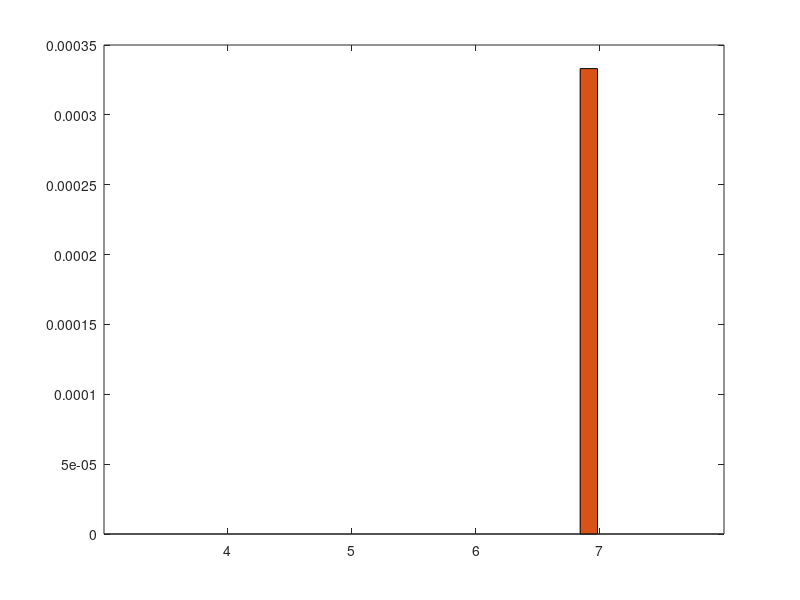

Source code (MATLAB): (Note: this script raises an error after producing the figure.)
clear; close all; clc
textSize = 16;
linewid = 1;


% -----------------------------------
% Impact of episode
% mobile_indoor stationary_indoor mobile_outdoor stationary_outdoor

% kleImpBMR = [0 0 0 0; 0 4.3e-6 9.42e-6 3.77e-5; 0 0 0 0; 0 0 0 3.4e-6 ];
kleImpBMR = [0 0 0 0; 0 0 0 0; 0 0 0 0; 0 1-0.999666889 0 0];
kleImpKMR = [0 0 0 0; 0 0 0 0; 0 0 0 0; 0 1-0.993630573 0 0];
epi = [4, 5, 6, 7];
kle = [16, 32, 64, 128];

figure(2)
bar(epi, kleImpBMR(1:4,:), 'grouped')
hold on
ax = gca;
ax.YAxis.FontSize = 13;
ax.XAxis.FontSize = 13;
ax.YAxis.FontWeight = 'bold';
ax.XAxis.FontWeight = 'bold';
xticklabels({'16','32','64','128'})
ylim([0 0.0006])
legend('Mobile Indoor','Stationary Indoor', 'Mobile Outdoor', 'Stationary Outdoor', 'FontSize',textSize, 'FontWeight','bold', 'Location','northeast')
xlabel('# of Episodes', 'FontSize', 15, 'FontWeight','bold')
ylabel('BMR', 'FontSize',15, 'FontWeight','bold')
print('kleImpBMR','-depsc')


% figure(211)
% bar(epi, kleImpBMR(1:2,:), 'grouped')
% hold on
% ax = gca;
% ax.YAxis.FontSize = 13;
% ax.XAxis.FontSize = 13;
% ax.YAxis.FontWeight = 'bold';
% ax.XAxis.FontWeight = 'bold';
% xticklabels({'16','32','64','128'})
% % ylim([0 5e-5])
% legend('Mobile','Stationary', 'FontSize',textSize, 'FontWeight','bold', 'Location','northeast')
% xlabel('# of Episodes', 'FontSize', 15, 'FontWeight','bold')
% ylabel('BMR', 'FontSize',15, 'FontWeight','bold')
% print('kleImpIndoorBMR','-depsc')

% figure(212)
% bar(epi, kleImpBMR(3:4,:), 'grouped')
% hold on
% ax = gca;
% ax.YAxis.FontSize = 13;
% ax.XAxis.FontSize = 13;
% ax.YAxis.FontWeight = 'bold';
% ax.XAxis.FontWeight = 'bold';
% xticklabels({'16','32','64','128'})
% % ylim([0 5e-5])
% legend('Mobile','Stationary', 'FontSize',textSize, 'FontWeight','bold', 'Location','northeast')
% xlabel('# of Episodes', 'FontSize', 15, 'FontWeight','bold')
% ylabel('BMR', 'FontSize',15, 'FontWeight','bold')
% print('kleImpOutdoorBMR','-depsc')


figure(3)
bar(epi, kleImpKMR(1:4,:), 'grouped')
hold on
ax = gca;
ax.YAxis.FontSize = 13;
ax.XAxis.FontSize = 13;
ax.YAxis.FontWeight = 'bold';
ax.XAxis.FontWeight = 'bold';
xticklabels({'16','32','64','128'})
ylim([0 0.012])
legend('Mobile Indoor','Stationary Indoor', 'Mobile Outdoor', 'Stationary Outdoor', 'FontSize',textSize, 'FontWeight','bold', 'Location','northeast')
xlabel('# of Episodes', 'FontSize', 15, 'FontWeight','bold')
ylabel('KMR', 'FontSize',15, 'FontWeight','bold')
print('kleImpKMR','-depsc')


% figure(311)
% bar(epi, kleImpKMR(1:2,:), 'grouped')
% hold on
% ax = gca;
% ax.YAxis.FontSize = 13;
% ax.XAxis.FontSize = 13;
% ax.YAxis.FontWeight = 'bold';
% ax.XAxis.FontWeight = 'bold';
% xticklabels({'16','32','64','128'})
% % ylim([0 5e-5])
% legend('Mobile','Stationary', 'FontSize',textSize, 'FontWeight','bold', 'Location','northeast')
% xlabel('# of Episodes', 'FontSize', 15, 'FontWeight','bold')
% ylabel('KMR', 'FontSize',15, 'FontWeight','bold')
% print('kleImpIndoorKMR','-depsc')

% figure(312)
% bar(epi, kleImpKMR(3:4,:), 'grouped')
% hold on
% ax = gca;
% ax.YAxis.FontSize = 13;
% ax.XAxis.FontSize = 13;
% ax.YAxis.FontWeight = 'bold';
% ax.XAxis.FontWeight = 'bold';
% xticklabels({'16','32','64','128'})
% % ylim([0 5e-5])
% legend('Mobile','Stationary', 'FontSize',textSize, 'FontWeight','bold', 'Location','northeast')
% xlabel('# of Episodes', 'FontSize', 15, 'FontWeight','bold')
% ylabel('KMR', 'FontSize',15, 'FontWeight','bold')
% print('kleImpOutdoorKMR','-depsc')


% figure(213)
% bar(epi, [4, 5, 6, 7]/7, 'grouped')
% hold on
% ax = gca;
% ax.YAxis.FontSize = 13;
% ax.XAxis.FontSize = 13;
% ax.YAxis.FontWeight = 'bold';
% ax.XAxis.FontWeight = 'bold';
% % xlim([0 rssLen-1])
% ylim([0 1.3])
% % legend('Mobile','Stationary', 'FontSize',textSize, 'FontWeight','bold', 'Location','northeast')
% xlabel('# of Episodes', 'FontSize', 15, 'FontWeight','bold')
% ylabel('BGR', 'FontSize',15, 'FontWeight','bold')
% print('kleImpKGR','-depsc')
